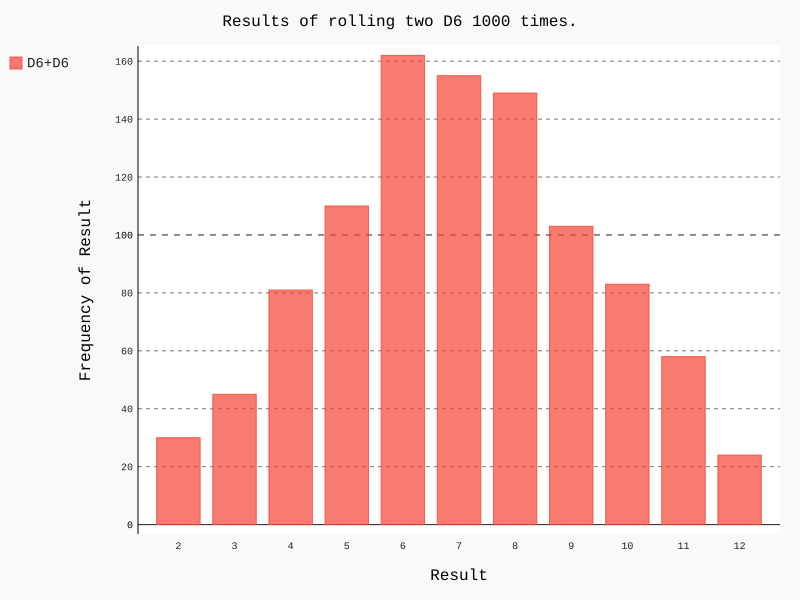

Source code (Python):
from die import Die
import pygal

die_1 = Die()
die_2 = Die()
results = []
for roll_num in range(1000):
    result = die_1.roll() + die_2.roll()
    results.append(result)
frequencies = []
max_result = die_1.num_sides + die_2.num_sides
for value in range(2, max_result+1):
    frequency = results.count(value)
    frequencies.append(frequency)
hist = pygal.Bar()
hist.title = "Results of rolling two D6 1000 times."
hist.x_labels = [str(x) for x in range(2,max_result+1)]
hist.x_title = "Result"
hist.y_title = "Frequency of Result"
hist.add('D6+D6', frequencies)
hist.render_to_file('die_visual.svg')
